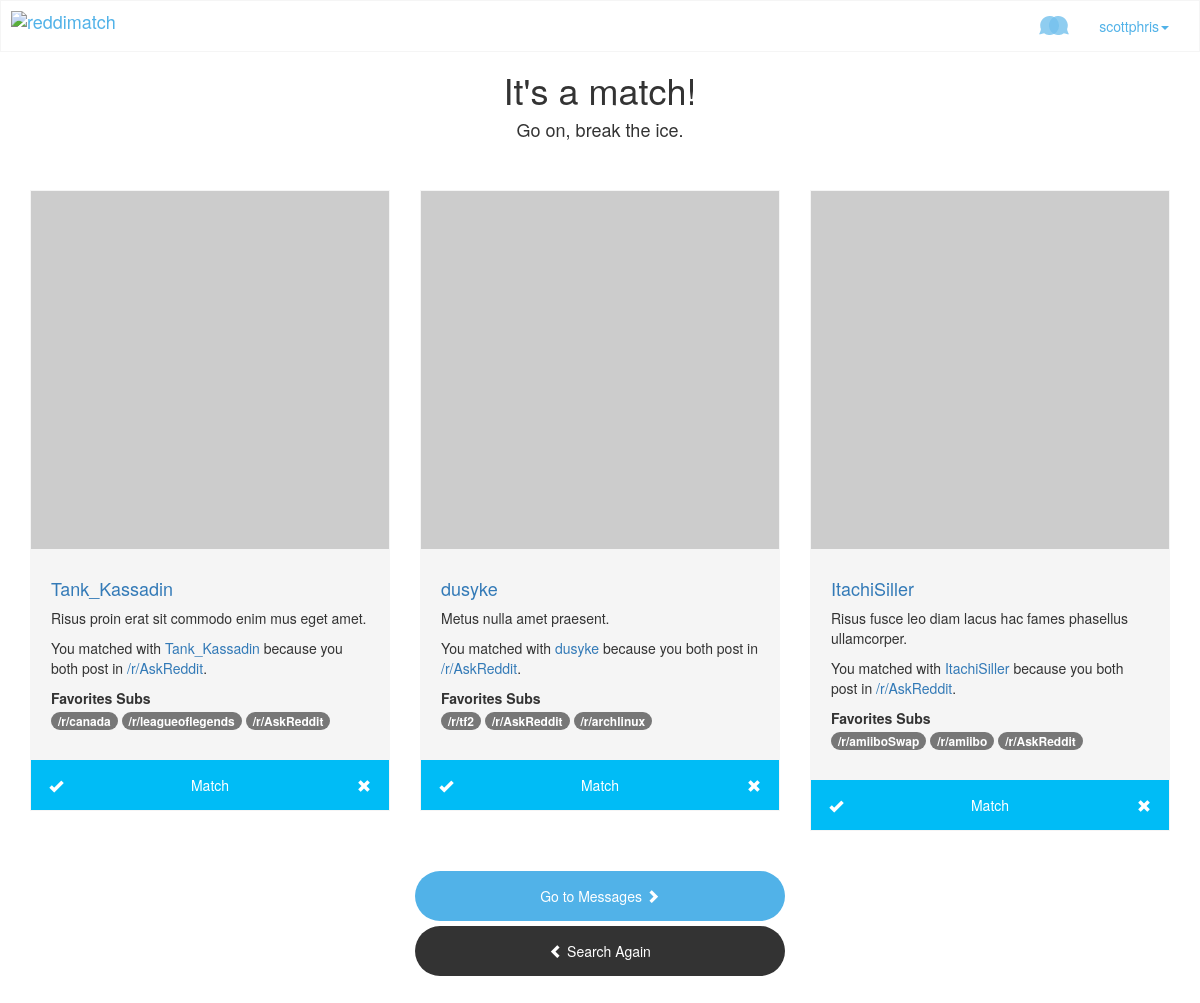
The page /friend_match (signed in) on the database its author committed.
### app/models.py (models this page shows, shortened)
class User(db.Model):
    id = db.Column(db.Integer, primary_key=True)
    username = db.Column(db.String(80), unique=True)
    reddit_username = db.Column(db.String(80), unique=True)
    email = db.Column(db.String(255), unique=True)
    refresh_token = db.Column(db.String(60))
    age = db.Column(db.Integer)
    gender = db.Column(db.String(60))
    orientation = db.Column(db.String(60))
    location = db.Column(db.String(120))
    postal_code = db.Column(db.String(10))
    latitude = db.Column(db.Float(10))
    longitude = db.Column(db.Float(10))
    bio = db.Column(db.String(140))
    profile_photo_url = db.Column(db.String(120))
    registered = db.Column(db.Boolean)
    deleted = db.Column(db.Boolean)
    favorited = db.relationship('Subreddit', secondary=favorite_subs,
        backref=db.backref('favorite_subs', lazy='dynamic'), lazy='dynamic')
    matched = db.relationship('User',
                               secondary=matches,
                               primaryjoin=(matches.c.user_id == id),
                               secondaryjoin=(matches.c.matched_id == id),
                               backref=db.backref('matches', lazy='dynamic'),
                               lazy='dynamic')
    rejected = db.relationship('User',
                                secondary=rejects,
                                primaryjoin=(rejects.c.user_id == id),
                                secondaryjoin=(rejects.c.rejected_id == id),
                                backref=db.backref('rejects', lazy='dynamic'),
                                lazy='dynamic')
    registered = db.Column(db.Boolean)
    email_verified = db.Column(db.Boolean)
    created_on = db.Column(db.DateTime)
    verified_on = db.Column(db.DateTime)
    last_online = db.Column(db.DateTime)
    is_online = db.Column(db.Boolean)
    newsletter = db.Column(db.Boolean)
    def avatar(self, size):
        if self.email is not None:
            return 'http://www.gravatar.com/avatar/%s?d=identicon&s=%d' % (md5(self.email.encode('utf-8')).hexdigest(), size)
        else:
            return 'http://www.gravatar.com/avatar/?d=identicon&s=%s' % size
    def favorited_subs(self):
        return Subreddit.query.join(favorite_subs, (favorite_subs.c.subreddit_id == Subreddit.id)).filter(favorite_subs.c.user_id == self.id)
    def is_rejected(self, user):
        return self.rejected.filter(rejects.c.rejected_id == user.id).count() > 0
    def is_matched(self, user):
        return self.matched.filter(matches.c.matched_id == user.id).count() > 0
    def get_match_requests(self):
        query = User.query.join(matches, (matches.c.user_id == User.id)).filter(matches.c.matched_id == self.id)
        requests = []
        for r in query:
            if not self.is_matched(r):
                requests.append(r)
        if len(requests) > 0:
            return requests
        else:
            return False
    def is_authenticated(self):
        return True

class Subreddit(db.Model):
    __tablename__ = 'subreddit'
    id = db.Column(db.Integer, primary_key=True)
    reddit_id = db.Column(db.String(60))
    category = db.Column(db.String(60))
    name = db.Column(db.String(60), unique = True)
    def favorited_users(self):
        return User.query.join(favorite_subs, favorite_subs.c.user_id == User.id).filter(favorite_subs.c.subreddit_id == self.id)

### app/views.py (the view)
@app.route('/friend_match')
@login_required
def friend_match():
    user = current_user
    favs = user.favorited_subs().all()
    matches = []
    for sub in favs:
        users = sub.favorited_users().all()
        for u in users:
            if u.username is not user.username and not user.is_matched(u) and not user.is_rejected(u) and not u.is_rejected(user):
                if models.User.query.filter_by(reddit_username=u.username).first():
                    favs = models.User.query.filter_by(reddit_username=u.username).first().favorited_subs().all()
                else:
                    favs = reddit_api.get_favorite_subs(u)
                lis = ['onsite', u.username, sub.name, u.avatar(300), u.bio]
                for fav in favs:
                    lis.append(fav.name)
                matches.append(lis)
    if len(matches) > 3:
        matches = random.sample(matches, 3)
    if len(matches) == 0:
        matches = reddit_api.get_offsite_users(favs)
        if len(matches) == 0:
            matches = None
    return render_template('results.html', matches=matches)

### app/views.py (called while the page is built)
@lm.user_loader
def load_user(id):
    return models.User.query.get(int(id))

@app.before_request
def before_request():
    g.user = current_user

### app/templates/results.html (shortened to what this page needs)
{% extends "base.html" %}
{% block container%}container{% endblock %}
{% block page_class%}class="results_page"{% endblock %}
{% block content %}
  {% if current_user.is_authenticated() %}
    <div class="text-center">
      {% if matches != None %}
        <div class="row">
          <h1>It's a match!</h1>
          <h4>Go on, break the ice.</h4>
        </div>
        <div class="row matches">
        {% for match in matches %}
          <div class="col-md-4 col-sm-6 col-sm-offset-0 col-xs-10 col-xs-offset-1 text-left">
            <div class="match">
              {% if match[0] == 'onsite' %}
                <img class="profile_photo" src="{{ match[3] }}">
              {% endif %}
              <div class="match_info">
                <h4><a class="username" href="https://www.reddit.com/user/{{ match[1] }}">{{ match[1] }}</a></h4>
                {% if match[4] is defined %}
                  <p>{{ match[4] }}</p>
                {% endif %}
                {% if match[0] == 'onsite' %}
                  <p>You matched with <a href="https://www.reddit.com/user/{{ match[1] }}">{{ match[1] }}</a> because you both post in <a href="https://www.reddit.com/r/{{ match[2] }}">/r/{{ match[2] }}</a>.</p>
                {% endif %}
                {% if match[5] is defined %}
                  <strong>Favorites Subs</strong>
                  <p>{% for sub in match[5:] %}
                    <a class="badge" href="https://www.reddit.com/r/{{sub}}">/r/{{ sub }}</a>
                  {% endfor %}</p>
                {% endif %}
              </div>
              {% if match[0] == 'onsite' %}
                <div class="match_button">
                  <span class="check glyphicon glyphicon-ok yes-match" role="button" data-username="{{ match[1] }}">
                  </span>
                  <span class="text">Match</span>
                  <span class="cross glyphicon glyphicon-remove no-match" role="button" data-username="{{ match[1] }}">
                  </span>
                </div>
              {% endif %}
            </div>
          </div>
        {% endfor %}
      <div class="buttons text-center row">
        <div class="col-md-4 col-md-offset-4 col-xs-10 col-xs-offset-1">
          <a class="btn btn-primary btn-block" role="button" href="{{ url_for('messages')}}">Go to Messages <span class="chevron glyphicon glyphicon-chevron-right"></span></a>
          <a class="btn btn-secondary btn-block" role="button" href="/match"><span class="chevron glyphicon glyphicon-chevron-left"></span> Search Again</a>
        </div>
      </div>
      </div>
      {% endif %}
    </div>
  {% endif %}
{% endblock %}

### app/templates/base.html (shortened to what this page needs)
<!DOCTYPE html>
<html {% block page_class %}{% endblock %}>
  <head>
    <link href="{{url_for('static', filename='css/bootstrap.min.css')}}" rel="stylesheet" media="screen">
    <link href="{{url_for('static',filename='css/custom.css')}}" rel="stylesheet">
  </head>
  <body>
    {% if current_user.is_authenticated %}
      <div class="navbar navbar-fixed-top">
        <div class="container-fluid">
          <div class="navbar-header">
              <a class="navbar-brand" href="/">
                <img src="{{url_for('static',filename='images/logo-beta.svg')}}" alt="reddimatch">
              </a>
            </div>
            <div id="main-nav">
              <ul class="nav navbar-nav pull-right">
                <li><a class="notifications" href="{{ url_for('messages') }}"><span class="matches_icon"></span></a></li>
                <li class="dropdown">
                  <a href="{{ url_for('dashboard') }}" class="dropdown-toggle" data-toggle="dropdown" role="button" aria-haspopup="true" aria-expanded="false">{{current_user.username}}<span class="caret"></a>
                </li>
              </ul>
            </div>
        </div>
      </div>
    {% endif %}
    <div class="{% block container %}{% endblock %}">
      {% block content %}{% endblock %}
    </div>
  </body>
</html>

### app/static/css/custom.css (style rules this page uses)
html { position: relative; min-height:100%; }
body { margin-bottom:60px; margin-top:50px; }
body .navbar { background-color: #ffffff; color:#51b2e8; }
.navbar { border: 1px solid #f5f5f5; }
body .navbar a { color: #51b2e8; }
.navbar-brand { padding: 10px; }
.navbar-brand img { height:30px; }
.navbar a.notifications .matches_icon { background: url('/static/images/bubbles-blue.svg') no-repeat; transition: 0.25s; height: 20px; display: block; width: 30px; margin: auto; opacity: 0.8; }
.navbar a.notifications .matches_icon::before { content: ""; display: none; width: 0; height: 0; border-bottom: 5px solid #666; border-right: 5px solid transparent; border-left: 5px solid transparent; position: absolute; top:45px; left:0; right:0; margin: auto; opacity: 0; }
.navbar a.notifications .matches_icon::after { content:"Messages"; display: none; position: absolute; top:50px; left:50%; margin: auto; transform: translate(-50%, 0); font-size: 16px; line-height: 16px; background: #666; color: white; padding: 10px; border-radius: 5px; opacity: 0; }
.btn-primary, .btn-secondary { height: 50px; line-height: 50px; padding: 0 20px; border-radius: 50px; background: #51b2e8; border:none; }
.btn-secondary { background: #333; border:none; color:white; }
.navbar-fixed-top { background:#f5f5f5; }
.results_page { display: flex; justify-content: center; align-items: center; }
.match { border: 1px solid #f5f5f5; background: #f5f5f5; margin: 40px 0; }
.match .profile_photo { width: 100%; height: auto; }
.match .match_info { padding:20px; }
.match .match_button { display: block; position: relative; width: 100%; height: 50px; line-height: 50px; font-weight: 300; background: #00bcf6; text-align: center; cursor: pointer; color: white; overflow: hidden; z-index: 0; }
.match .match_button .check, .match .match_button .cross { opacity: 1; transition: opacity 0.25s 0.5s; }
.match .match_button::before { content: ''; z-index: 0; position: absolute; top: 50%; left: -30px; margin: -15px 0 0 -1px; width: 30px; height: 30px; border-radius: 50%; background: #66CC66; transform-origin: 0 50%; transition: transform 0.5s; transition-timing-function: cubic-bezier(0.7,0,0.9,1); }
.match .match_button::after { content: ''; z-index: -1; position: absolute; top: 50%; left: 100%; margin: -15px 0 0 1px; width: 30px; height: 30px; border-radius: 50%; background: #FF6D6D; transform-origin: 100% 50%; transition: transform 0.5s; transition-timing-function: cubic-bezier(0.7,0,0.9,1); }
.match .match_button .check { float:left; height: 50px; line-height: 50px; width: 50px; }
.match .match_button .text { position: relative; }
.match .match_button .cross { float:right; height: 50px; line-height: 50px; width: 50px; }
.matches .buttons .btn { height: 50px; line-height: 50px; padding: 0; border-radius: 50px; float:right; }

### rows shown on the page
User: username "scottphris"
User: username "Tank_Kassadin", bio "Risus proin erat sit commodo enim mus eget amet.", username "Tank_Kassadin"
Subreddit: name "AskReddit" "AskReddit" "AskReddit", name "AskReddit"
Subreddit: name "canada"
Subreddit: name "leagueoflegends"
User: username "dusyke", bio "Metus nulla amet praesent.", username "dusyke"
Subreddit: name "tf2"
Subreddit: name "archlinux"
User: username "ItachiSiller", bio "Risus fusce leo diam lacus hac fames phasellus ullamcorper.", username "ItachiSiller"
Subreddit: name "amiiboSwap"
Subreddit: name "amiibo"
